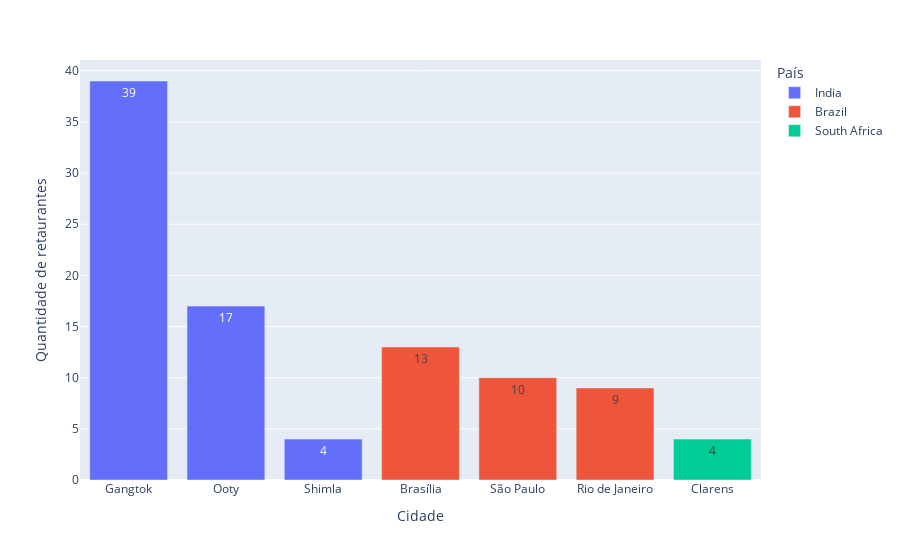

Notebook code cell kept with this figure:
### Code cell
# Top 7 cidades com mais restaurantes com média de avaliação abaixo de 2.5

#colunas e filtros
colunas = ['Restaurant ID', 'City', 'Country Code', 'Rating color']
filtro = (df1['Aggregate rating'] < 2.5) & (df1['Votes'] > 0)
#agrupando
df_aux = df1.loc[filtro, colunas].groupby(['Country Code', 'City', 'Rating color']).nunique().reset_index()
#aplicando funções
df_aux['País'] = df_aux['Country Code'].apply(country_name)
df_aux['Cor'] = df_aux['Rating color'].apply(color_name)
#ordenando
df_aux = df_aux.sort_values('Restaurant ID', ascending = False).reset_index(drop=True)
#criando um top
df_aux = df_aux.loc[df1.index < 7, :].reset_index(drop=True)
#excluíndo colunas desnecessárias
df_aux = df_aux.drop(['Country Code', 'Rating color'], axis = 1)

#renomeando
df_aux = df_aux.rename( columns = { 'City' : 'Cidade', 'Restaurant ID' : 'Quantidade de retaurantes'})
#plotando
px.bar(df_aux, x='Cidade', y='Quantidade de retaurantes', color='País', text='Quantidade de retaurantes')

### Figure 1 — Plotly figure (JSON) as saved in the notebook; plotly's stock layout.template omitted (floating-point values rounded to 4 significant figures)
{"data": [{"alignmentgroup": "True", "hovertemplate": "País=India<br>Cidade=%{x}<br>Quantidade de retaurantes=%{text}<extra></extra>", "legendgroup": "India", "marker": {"color": "#636efa", "pattern": {"shape": ""}}, "name": "India", "offsetgroup": "India", "orientation": "v", "showlegend": true, "text": [39, 17, 4], "textposition": "auto", "type": "bar", "x": ["Gangtok", "Ooty", "Shimla"], "xaxis": "x", "y": [39, 17, 4], "yaxis": "y"}, {"alignmentgroup": "True", "hovertemplate": "País=Brazil<br>Cidade=%{x}<br>Quantidade de retaurantes=%{text}<extra></extra>", "legendgroup": "Brazil", "marker": {"color": "#EF553B", "pattern": {"shape": ""}}, "name": "Brazil", "offsetgroup": "Brazil", "orientation": "v", "showlegend": true, "text": [13, 10, 9], "textposition": "auto", "type": "bar", "x": ["Brasília", "São Paulo", "Rio de Janeiro"], "xaxis": "x", "y": [13, 10, 9], "yaxis": "y"}, {"alignmentgroup": "True", "hovertemplate": "País=South Africa<br>Cidade=%{x}<br>Quantidade de retaurantes=%{text}<extra></extra>", "legendgroup": "South Africa", "marker": {"color": "#00cc96", "pattern": {"shape": ""}}, "name": "South Africa", "offsetgroup": "South Africa", "orientation": "v", "showlegend": true, "text": [4], "textposition": "auto", "type": "bar", "x": ["Clarens"], "xaxis": "x", "y": [4], "yaxis": "y"}], "layout": {"autosize": true, "barmode": "relative", "legend": {"title": {"text": "País"}, "tracegroupgap": 0}, "margin": {"t": 60}, "xaxis": {"anchor": "y", "autorange": true, "domain": [0, 1], "range": [-0.5, 6.5], "title": {"text": "Cidade"}, "type": "category"}, "yaxis": {"anchor": "x", "autorange": true, "domain": [0, 1], "range": [0, 41.05], "title": {"text": "Quantidade de retaurantes"}, "type": "linear"}}}
